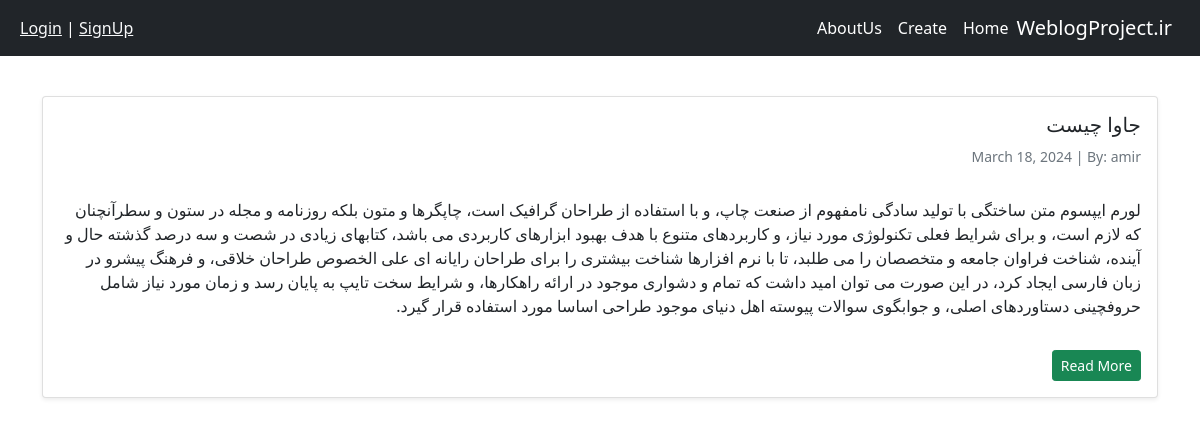
The app's page /, older data.
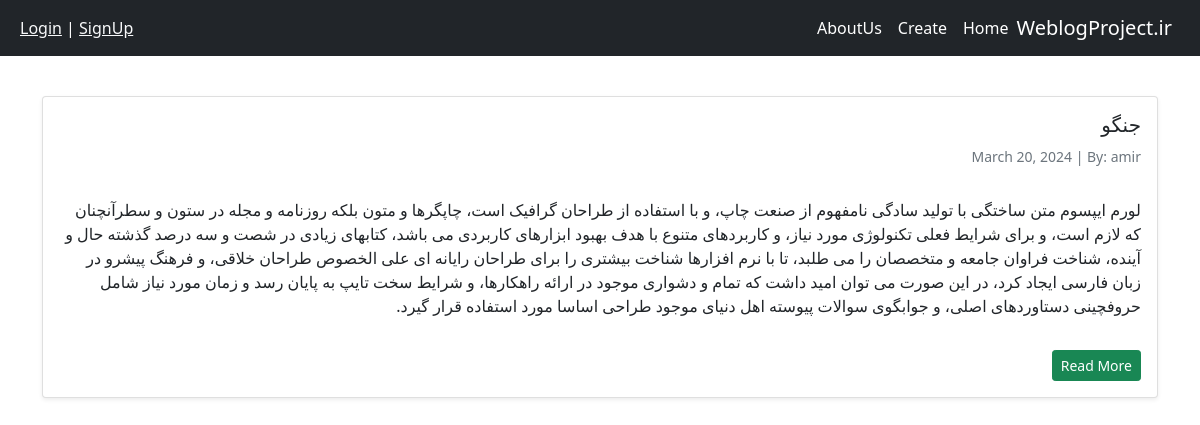
The same page, newer data.
### blog/models.py (models this page shows, shortened)
class Post(models.Model):
    STATUS_CHOICES = (
        ('pub', 'Published'),
        ('drf', 'Draft'),
    )
    author = models.ForeignKey(get_user_model(), on_delete=models.CASCADE)
    title = models.CharField(max_length=200)
    text = models.TextField()
    status = models.CharField(choices=STATUS_CHOICES, max_length=3)
    cover = models.ImageField(upload_to='covers/', blank=True)
    date_created = models.DateField(auto_now_add=True)
    datetime_created = models.DateTimeField(auto_now_add=True)
    datetime_modified = models.DateTimeField(auto_now=True)

### accounts/models.py (models this page shows)
class CustomUser(AbstractUser):
    pass

### blog/views.py (the view)
# urls.py: path('', PostsListView.as_view(), name='posts_list'),
class PostsListView(generic.ListView):
    model = Post
    template_name = "blog/posts_list.html"
    context_object_name = 'posts'

### blog/templates/blog/posts_list.html (shortened to what this page needs)
{% extends '_base.html' %}
{% block content %}
    <div class="container mt-4">
        <div class="row">
            <div class="col-12">
                {% if posts %}
                    {% for post in posts %}
                        <div class="card shadow-sm my-3">
                            <div class="card-body">
                                <h5 class="card-title">{{ post.title }}</h5>
                                <h6 class="card-subtitle mb-2 text-muted small py-2">{{ post.date_created }} |
                                    By: {{ post.author }}</h6>
                                <p class="card-text py-3">
                                    {{ post.text }}
                                </p>
                                <a href="{% url 'post_detail' post.id %}">
                                    <div class="btn btn-sm btn-success">Read More</div>
                                </a>
                            </div>
                        </div>
                    {% endfor %}
                {% endif %}
            </div>
{% endblock content %}

### templates/_base.html (shortened to what this page needs)
<!DOCTYPE HTML PUBLIC "-//W3C//DTD HTML 4.01//EN" "http://www.w3.org/TR/html4/strict.dtd">
<html lang="en">
<head>
    <link href="https://cdn.jsdelivr.net/npm/bootstrap@5.1.3/dist/css/bootstrap.min.css" rel="stylesheet"
>
</head>
<body dir="rtl">
<nav class="navbar navbar-expand-lg navbar-dark bg-dark">
    <div class="container-fluid">
        <a class="navbar-brand" href="{% url 'posts_list' %}">WeblogProject.ir</a>
        <div class="collapse navbar-collapse" id="navbarNavAltMarkup">
            <div class="navbar-nav">
                <a class="nav-link active"  href="{% url 'posts_list' %}">Home</a>
                <a class="nav-link active" href="{% url 'post_create' %}">Create</a>
                <a class="nav-link active" href="{% url 'aboutus' %}">AboutUs</a>
            </div>
        </div>
        <div class="mx-2 text-white">
            {% if user.is_authenticated %}
                Welcome {{ user.username }} | <a class="text-light" href="{% url 'account_logout' %}">Logout</a>
            {% else %}
                <a class="text-light" href="{% url 'account_login' %}">Login</a> | <a class="text-light" href="{% url 'account_signup' %}">SignUp</a>
            {% endif %}
        </div>
    </div>
</nav>
{% block content %}
{% endblock content %}
</body>
</html>

Row changes from the older to the newer data that the page shows:
removed Post: title "جاوا چیست", date_created "March 18, 2024", author "amir", text "لورم ایپسوم متن ساختگی با تولید سادگی نامفهوم از صنعت چاپ، و با استفاده از طراحان گرافیک است، چاپگرها و متون بلکه روزنامه و مجله در ستون و سطرآنچنان که لازم است، و برای شرایط فعلی تکنولوژی مورد نیاز، و کاربردهای متنوع با هدف بهبود ابزارهای کاربردی می باشد، کتابهای زیادی در شصت و سه درصد گذشته حال و آینده، شناخت فراوان جامعه و متخصصان را می طلبد، تا با نرم افزارها شناخت بیشتری را برای طراحان رایانه ای علی الخصوص طراحان خلاقی، و فرهنگ پیشرو در زبان فارسی ایجاد کرد، در این صورت می توان امید داشت که تمام و دشواری موجود در ارائه راهکارها، و شرایط سخت تایپ به پایان رسد و زمان مورد نیاز شامل حروفچینی دستاوردهای اصلی، و جوابگوی سوالات پیوسته اهل دنیای موجود طراحی اساسا مورد استفاده قرار گیرد."
added Post: title "جنگو", date_created "March 20, 2024", author "amir", text "لورم ایپسوم متن ساختگی با تولید سادگی نامفهوم از صنعت چاپ، و با استفاده از طراحان گرافیک است، چاپگرها و متون بلکه روزنامه و مجله در ستون و سطرآنچنان که لازم است، و برای شرایط فعلی تکنولوژی مورد نیاز، و کاربردهای متنوع با هدف بهبود ابزارهای کاربردی می باشد، کتابهای زیادی در شصت و سه درصد گذشته حال و آینده، شناخت فراوان جامعه و متخصصان را می طلبد، تا با نرم افزارها شناخت بیشتری را برای طراحان رایانه ای علی الخصوص طراحان خلاقی، و فرهنگ پیشرو در زبان فارسی ایجاد کرد، در این صورت می توان امید داشت که تمام و دشواری موجود در ارائه راهکارها، و شرایط سخت تایپ به پایان رسد و زمان مورد نیاز شامل حروفچینی دستاوردهای اصلی، و جوابگوی سوالات پیوسته اهل دنیای موجود طراحی اساسا مورد استفاده قرار گیرد."
